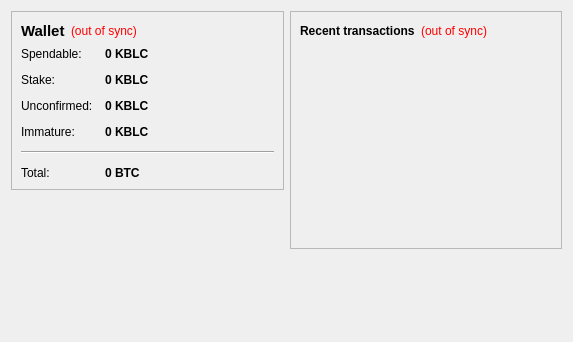
<?xml version="1.0" encoding="UTF-8"?>
<ui version="4.0">
 <class>OverviewPage</class>
 <widget class="QWidget" name="OverviewPage">
  <property name="geometry">
   <rect>
    <x>0</x>
    <y>0</y>
    <width>573</width>
    <height>342</height>
   </rect>
  </property>
  <property name="windowTitle">
   <string>Form</string>
  </property>
  <layout class="QHBoxLayout" name="horizontalLayout" stretch="1,1">
   <item>
    <layout class="QVBoxLayout" name="verticalLayout_2">
     <item>
      <widget class="QFrame" name="frame">
       <property name="frameShape">
        <enum>QFrame::StyledPanel</enum>
       </property>
       <property name="frameShadow">
        <enum>QFrame::Raised</enum>
       </property>
       <layout class="QVBoxLayout" name="verticalLayout_4">
        <item>
         <layout class="QHBoxLayout" name="horizontalLayout_4">
          <item>
           <widget class="QLabel" name="label_5">
            <property name="font">
             <font>
              <pointsize>11</pointsize>
              <weight>75</weight>
              <bold>true</bold>
             </font>
            </property>
            <property name="text">
             <string>Wallet</string>
            </property>
           </widget>
          </item>
          <item>
           <widget class="QLabel" name="labelWalletStatus">
            <property name="toolTip">
             <string>The displayed information may be out of date. Your wallet automatically synchronizes with the KoboLightningCoin network after a connection is established, but this process has not completed yet.</string>
            </property>
            <property name="styleSheet">
             <string notr="true">QLabel { color: red; }</string>
            </property>
            <property name="text">
             <string notr="true">(out of sync)</string>
            </property>
            <property name="alignment">
             <set>Qt::AlignLeading|Qt::AlignLeft|Qt::AlignVCenter</set>
            </property>
           </widget>
          </item>
          <item>
           <spacer name="horizontalSpacer_2">
            <property name="orientation">
             <enum>Qt::Horizontal</enum>
            </property>
            <property name="sizeHint" stdset="0">
             <size>
              <width>40</width>
              <height>20</height>
             </size>
            </property>
           </spacer>
          </item>
         </layout>
        </item>
        <item>
         <layout class="QFormLayout" name="formLayout_2">
          <property name="fieldGrowthPolicy">
           <enum>QFormLayout::AllNonFixedFieldsGrow</enum>
          </property>
          <property name="horizontalSpacing">
           <number>12</number>
          </property>
          <property name="verticalSpacing">
           <number>12</number>
          </property>
          <item row="0" column="0">
           <widget class="QLabel" name="label">
            <property name="text">
             <string>Spendable:</string>
            </property>
           </widget>
          </item>
          <item row="0" column="1">
           <widget class="QLabel" name="labelBalance">
            <property name="font">
             <font>
              <weight>75</weight>
              <bold>true</bold>
             </font>
            </property>
            <property name="cursor">
             <cursorShape>IBeamCursor</cursorShape>
            </property>
            <property name="toolTip">
             <string>Your current spendable balance</string>
            </property>
            <property name="text">
             <string notr="true">0 KBLC</string>
            </property>
            <property name="textInteractionFlags">
             <set>Qt::LinksAccessibleByMouse|Qt::TextSelectableByKeyboard|Qt::TextSelectableByMouse</set>
            </property>
           </widget>
          </item>
          <item row="1" column="0">
           <widget class="QLabel" name="label_6">
            <property name="text">
             <string>Stake:</string>
            </property>
           </widget>
          </item>
          <item row="1" column="1">
           <widget class="QLabel" name="labelStake">
            <property name="font">
             <font>
              <weight>75</weight>
              <bold>true</bold>
             </font>
            </property>
            <property name="cursor">
             <cursorShape>IBeamCursor</cursorShape>
            </property>
            <property name="toolTip">
             <string>Total of coins that was staked, and do not yet count toward the current balance</string>
            </property>
            <property name="text">
             <string notr="true">0 KBLC</string>
            </property>
            <property name="textInteractionFlags">
             <set>Qt::LinksAccessibleByMouse|Qt::TextSelectableByKeyboard|Qt::TextSelectableByMouse</set>
            </property>
           </widget>
          </item>
          <item row="2" column="0">
           <widget class="QLabel" name="label_3">
            <property name="text">
             <string>Unconfirmed:</string>
            </property>
           </widget>
          </item>
          <item row="2" column="1">
           <widget class="QLabel" name="labelUnconfirmed">
            <property name="font">
             <font>
              <weight>75</weight>
              <bold>true</bold>
             </font>
            </property>
            <property name="cursor">
             <cursorShape>IBeamCursor</cursorShape>
            </property>
            <property name="toolTip">
             <string>Total of transactions that have yet to be confirmed, and do not yet count toward the current balance</string>
            </property>
            <property name="text">
             <string notr="true">0 KBLC</string>
            </property>
            <property name="textInteractionFlags">
             <set>Qt::LinksAccessibleByMouse|Qt::TextSelectableByKeyboard|Qt::TextSelectableByMouse</set>
            </property>
           </widget>
          </item>
          <item row="3" column="0">
           <widget class="QLabel" name="labelImmatureText">
            <property name="text">
             <string>Immature:</string>
            </property>
           </widget>
          </item>
          <item row="3" column="1">
           <widget class="QLabel" name="labelImmature">
            <property name="font">
             <font>
              <weight>75</weight>
              <bold>true</bold>
             </font>
            </property>
            <property name="toolTip">
             <string>Mined balance that has not yet matured</string>
            </property>
            <property name="text">
             <string notr="true">0 KBLC</string>
            </property>
            <property name="textInteractionFlags">
             <set>Qt::LinksAccessibleByMouse|Qt::TextSelectableByKeyboard|Qt::TextSelectableByMouse</set>
            </property>
           </widget>
          </item>
          <item row="4" column="0" colspan="2">
           <widget class="Line" name="line">
            <property name="orientation">
             <enum>Qt::Horizontal</enum>
            </property>
           </widget>
          </item>
          <item row="5" column="0">
           <widget class="QLabel" name="labelTotalText">
            <property name="text">
             <string>Total:</string>
            </property>
           </widget>
          </item>
          <item row="5" column="1">
           <widget class="QLabel" name="labelTotal">
            <property name="font">
             <font>
              <weight>75</weight>
              <bold>true</bold>
             </font>
            </property>
            <property name="cursor">
             <cursorShape>IBeamCursor</cursorShape>
            </property>
            <property name="toolTip">
             <string>Your current total balance</string>
            </property>
            <property name="text">
             <string notr="true">0 BTC</string>
            </property>
            <property name="textInteractionFlags">
             <set>Qt::LinksAccessibleByMouse|Qt::TextSelectableByKeyboard|Qt::TextSelectableByMouse</set>
            </property>
           </widget>
          </item>
         </layout>
        </item>
       </layout>
      </widget>
     </item>
     <item>
      <spacer name="verticalSpacer">
       <property name="orientation">
        <enum>Qt::Vertical</enum>
       </property>
       <property name="sizeHint" stdset="0">
        <size>
         <width>20</width>
         <height>40</height>
        </size>
       </property>
      </spacer>
     </item>
    </layout>
   </item>
   <item>
    <layout class="QVBoxLayout" name="verticalLayout_3">
     <item>
      <widget class="QFrame" name="frame_2">
       <property name="frameShape">
        <enum>QFrame::StyledPanel</enum>
       </property>
       <property name="frameShadow">
        <enum>QFrame::Raised</enum>
       </property>
       <layout class="QVBoxLayout" name="verticalLayout">
        <item>
         <layout class="QHBoxLayout" name="horizontalLayout_2">
          <item>
           <widget class="QLabel" name="label_4">
            <property name="text">
             <string>&lt;b&gt;Recent transactions&lt;/b&gt;</string>
            </property>
           </widget>
          </item>
          <item>
           <widget class="QLabel" name="labelTransactionsStatus">
            <property name="toolTip">
             <string>The displayed information may be out of date. Your wallet automatically synchronizes with the KoboLightningCoin network after a connection is established, but this process has not completed yet.</string>
            </property>
            <property name="styleSheet">
             <string notr="true">QLabel { color: red; }</string>
            </property>
            <property name="text">
             <string notr="true">(out of sync)</string>
            </property>
            <property name="alignment">
             <set>Qt::AlignRight|Qt::AlignTrailing|Qt::AlignVCenter</set>
            </property>
           </widget>
          </item>
          <item>
           <spacer name="horizontalSpacer">
            <property name="orientation">
             <enum>Qt::Horizontal</enum>
            </property>
            <property name="sizeHint" stdset="0">
             <size>
              <width>40</width>
              <height>20</height>
             </size>
            </property>
           </spacer>
          </item>
         </layout>
        </item>
        <item>
         <widget class="QListView" name="listTransactions">
          <property name="styleSheet">
           <string notr="true">QListView { background: transparent; }</string>
          </property>
          <property name="frameShape">
           <enum>QFrame::NoFrame</enum>
          </property>
          <property name="verticalScrollBarPolicy">
           <enum>Qt::ScrollBarAlwaysOff</enum>
          </property>
          <property name="horizontalScrollBarPolicy">
           <enum>Qt::ScrollBarAlwaysOff</enum>
          </property>
          <property name="selectionMode">
           <enum>QAbstractItemView::NoSelection</enum>
          </property>
         </widget>
        </item>
       </layout>
      </widget>
     </item>
     <item>
      <spacer name="verticalSpacer_2">
       <property name="orientation">
        <enum>Qt::Vertical</enum>
       </property>
       <property name="sizeHint" stdset="0">
        <size>
         <width>20</width>
         <height>40</height>
        </size>
       </property>
      </spacer>
     </item>
    </layout>
   </item>
  </layout>
 </widget>
 <resources/>
 <connections/>
</ui>
